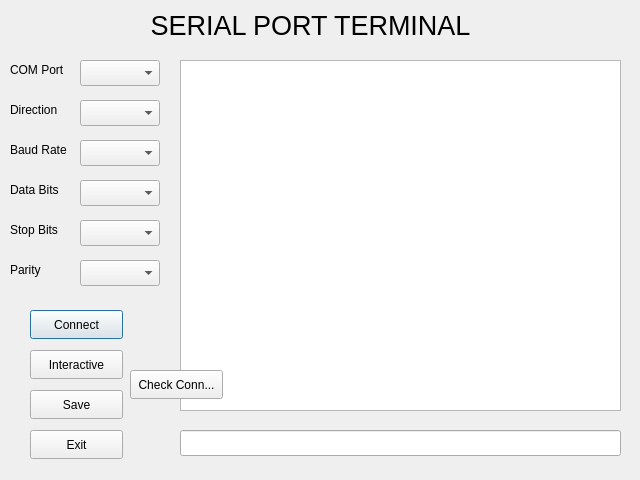
<?xml version="1.0" encoding="UTF-8"?>
<ui version="4.0">
 <class>_drone_serialport</class>
 <widget class="QDialog" name="_drone_serialport">
  <property name="geometry">
   <rect>
    <x>0</x>
    <y>0</y>
    <width>640</width>
    <height>480</height>
   </rect>
  </property>
  <property name="windowTitle">
   <string>Dialog</string>
  </property>
  <widget class="QLabel" name="label">
   <property name="geometry">
    <rect>
     <x>10</x>
     <y>60</y>
     <width>63</width>
     <height>20</height>
    </rect>
   </property>
   <property name="text">
    <string>COM Port</string>
   </property>
  </widget>
  <widget class="QLabel" name="label_2">
   <property name="geometry">
    <rect>
     <x>10</x>
     <y>140</y>
     <width>63</width>
     <height>20</height>
    </rect>
   </property>
   <property name="text">
    <string>Baud Rate</string>
   </property>
  </widget>
  <widget class="QLabel" name="label_3">
   <property name="geometry">
    <rect>
     <x>10</x>
     <y>220</y>
     <width>63</width>
     <height>20</height>
    </rect>
   </property>
   <property name="text">
    <string>Stop Bits</string>
   </property>
  </widget>
  <widget class="QLabel" name="label_4">
   <property name="geometry">
    <rect>
     <x>10</x>
     <y>260</y>
     <width>63</width>
     <height>20</height>
    </rect>
   </property>
   <property name="text">
    <string>Parity</string>
   </property>
  </widget>
  <widget class="QLabel" name="label_5">
   <property name="geometry">
    <rect>
     <x>10</x>
     <y>180</y>
     <width>63</width>
     <height>20</height>
    </rect>
   </property>
   <property name="text">
    <string>Data Bits</string>
   </property>
  </widget>
  <widget class="QLabel" name="label_6">
   <property name="geometry">
    <rect>
     <x>10</x>
     <y>100</y>
     <width>63</width>
     <height>20</height>
    </rect>
   </property>
   <property name="text">
    <string>Direction</string>
   </property>
  </widget>
  <widget class="QComboBox" name="comboBox">
   <property name="geometry">
    <rect>
     <x>80</x>
     <y>60</y>
     <width>80</width>
     <height>26</height>
    </rect>
   </property>
  </widget>
  <widget class="QComboBox" name="comboBox_2">
   <property name="geometry">
    <rect>
     <x>80</x>
     <y>100</y>
     <width>80</width>
     <height>26</height>
    </rect>
   </property>
  </widget>
  <widget class="QComboBox" name="comboBox_3">
   <property name="geometry">
    <rect>
     <x>80</x>
     <y>140</y>
     <width>80</width>
     <height>26</height>
    </rect>
   </property>
  </widget>
  <widget class="QComboBox" name="comboBox_4">
   <property name="geometry">
    <rect>
     <x>80</x>
     <y>180</y>
     <width>80</width>
     <height>26</height>
    </rect>
   </property>
  </widget>
  <widget class="QComboBox" name="comboBox_5">
   <property name="geometry">
    <rect>
     <x>80</x>
     <y>220</y>
     <width>80</width>
     <height>26</height>
    </rect>
   </property>
  </widget>
  <widget class="QComboBox" name="comboBox_6">
   <property name="geometry">
    <rect>
     <x>80</x>
     <y>260</y>
     <width>80</width>
     <height>26</height>
    </rect>
   </property>
  </widget>
  <widget class="QTextEdit" name="textEdit">
   <property name="geometry">
    <rect>
     <x>180</x>
     <y>60</y>
     <width>441</width>
     <height>351</height>
    </rect>
   </property>
  </widget>
  <widget class="QLineEdit" name="lineEdit">
   <property name="geometry">
    <rect>
     <x>180</x>
     <y>430</y>
     <width>441</width>
     <height>26</height>
    </rect>
   </property>
  </widget>
  <widget class="QPushButton" name="pushButton">
   <property name="geometry">
    <rect>
     <x>30</x>
     <y>310</y>
     <width>93</width>
     <height>29</height>
    </rect>
   </property>
   <property name="text">
    <string>Connect</string>
   </property>
  </widget>
  <widget class="QPushButton" name="pushButton_2">
   <property name="geometry">
    <rect>
     <x>30</x>
     <y>390</y>
     <width>93</width>
     <height>29</height>
    </rect>
   </property>
   <property name="text">
    <string>Save</string>
   </property>
  </widget>
  <widget class="QPushButton" name="pushButton_3">
   <property name="geometry">
    <rect>
     <x>30</x>
     <y>430</y>
     <width>93</width>
     <height>29</height>
    </rect>
   </property>
   <property name="text">
    <string>Exit</string>
   </property>
  </widget>
  <widget class="QLabel" name="label_7">
   <property name="geometry">
    <rect>
     <x>-10</x>
     <y>10</y>
     <width>641</width>
     <height>31</height>
    </rect>
   </property>
   <property name="text">
    <string>&lt;html&gt;&lt;head/&gt;&lt;body&gt;&lt;p align=&quot;center&quot;&gt;&lt;span style=&quot; font-size:20pt;&quot;&gt;SERIAL PORT TERMINAL&lt;/span&gt;&lt;/p&gt;&lt;/body&gt;&lt;/html&gt;</string>
   </property>
  </widget>
  <widget class="QPushButton" name="pushButton_4">
   <property name="geometry">
    <rect>
     <x>30</x>
     <y>350</y>
     <width>93</width>
     <height>29</height>
    </rect>
   </property>
   <property name="text">
    <string>Interactive</string>
   </property>
  </widget>
  <widget class="QPushButton" name="pushButton_5">
   <property name="geometry">
    <rect>
     <x>130</x>
     <y>370</y>
     <width>93</width>
     <height>29</height>
    </rect>
   </property>
   <property name="text">
    <string>Check Conn...</string>
   </property>
  </widget>
 </widget>
 <resources/>
 <connections/>
</ui>
